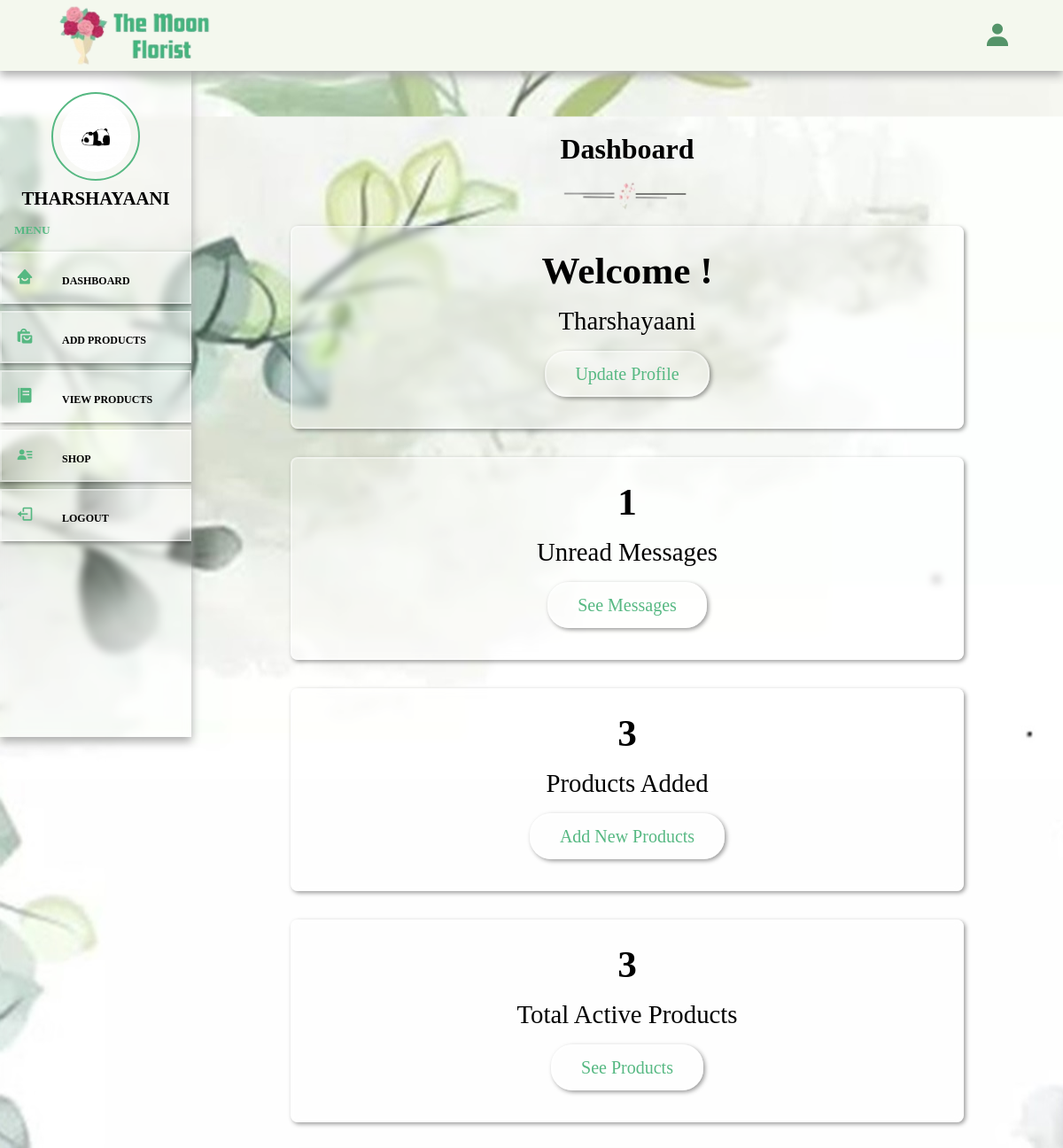
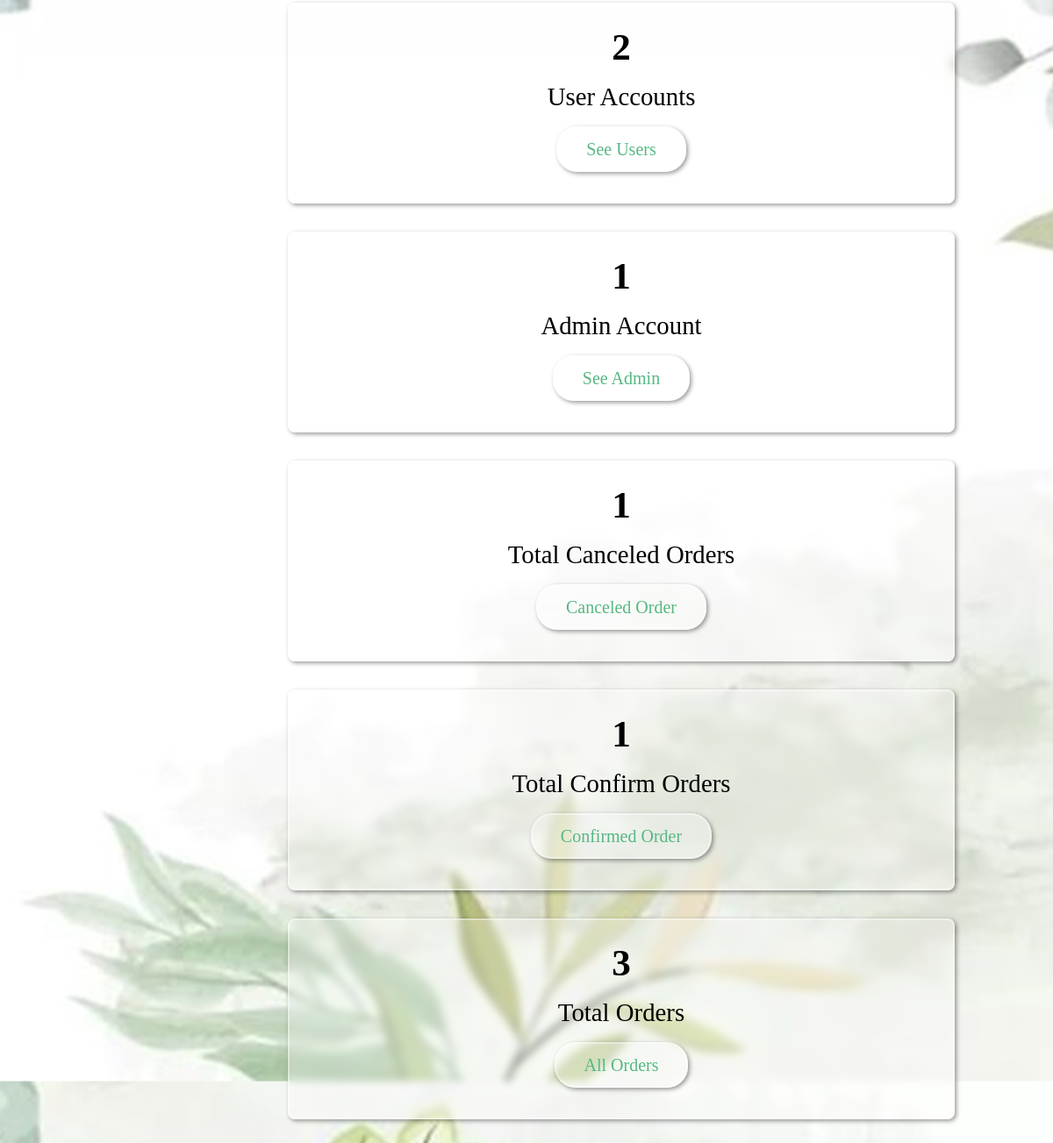
Screenshot of /dashboard.php (signed in) with the database file from the repository (2 pictures, top to bottom).
### tables this page shows
CREATE TABLE `sellers` (
  `id` int(20) NOT NULL,
  `name` varchar(50) NOT NULL,
  `email` varchar(150) NOT NULL,
  `password` varchar(50) NOT NULL,
  `image` varchar(100) NOT NULL
);

### dashboard.php (the view, shortened to what this page needs)
<?php
	include '../components/connect.php';
	if(isset($_COOKIE['seller_id'])){
      	$seller_id = $_COOKIE['seller_id'];
	   }else{
	      $seller_id = '';
	      header('location:login.php');
	   }
?>
<!DOCTYPE html>
<html lang="en">
<head>
   <link href='https://unpkg.com/boxicons@2.1.2/css/boxicons.min.css' rel='stylesheet'>
</head>
<body>
	<div class="main-container">
		<?php include '../components/admin_header.php'; ?>
		<section class="dashboard">
			<div class="heading">
				<h1>Dashboard</h1>
				<img src="../image/break.png" width="100">
			</div>
			<div class="box-container">
				<div class="box">
					<h3>Welcome !</h3>
					<p><?= $fetch_profile['name']; ?></p>
					<a href="update_admin.php" class="btn">update profile</a>
				</div>
				<div class="box">
					<?php
						$select_message = $conn->prepare("SELECT * FROM `message`");
						$select_message->execute();
						$number_of_msg = $select_message->rowCount();
					?>
					<h3><?= $number_of_msg; ?></h3>
					<p>unread messages</p>
					<a href="admin_message.php" class="btn">see messages</a>
				</div>
				<div class="box">
					<?php
						$select_post = $conn->prepare("SELECT * FROM `products` WHERE seller_id=?");
						$select_post->execute([$seller_id]);
						$number_of_post = $select_post->rowCount();
					?>
					<h3><?= $number_of_post; ?></h3>
					<p>products added</p>
					<a href="add_product.php" class="btn">add new products</a>
				</div>
				<div class="box">
					<?php
						$select_active_post = $conn->prepare("SELECT * FROM `products` WHERE seller_id=? AND status =?");
						$select_active_post->execute([$seller_id,'active']);
						$number_of_active_post = $select_active_post->rowCount();
					?>
					<h3><?= $number_of_active_post ?></h3>
					<p>total active products</p>
					<a href="active_posts.php" class="btn">see products</a>
				</div>
				<div class="box">
					<?php
						$select_users = $conn->prepare("SELECT * FROM `users`");
						$select_users->execute();
						$number_of_users = $select_users->rowCount();
					?>
					<h3><?= $number_of_users; ?></h3>
					<p>user accounts</p>
					<a href="user_accounts.php" class="btn">see users</a>
				</div>
				<div class="box">
					<?php
						$select_admin = $conn->prepare("SELECT * FROM `sellers`");
						$select_admin->execute();
						$number_of_admin = $select_admin->rowCount();
					?>
					<h3><?= $number_of_admin; ?></h3>
					<p>admin account</p>
					<a href="admin_accounts.php" class="btn">see admin</a>
				</div>
				<div class="box">
					<?php
						$select_canceled_order = $conn->prepare("SELECT * FROM `orders` WHERE seller_id = ? AND status=?");
						$select_canceled_order->execute([$seller_id,'canceled']);
						$total_canceled_order = $select_canceled_order->rowCount();
					?>
					<h3><?= $total_canceled_order; ?></h3>
					<p>total canceled orders</p>
					<a href="canceled_order.php" class="btn">canceled order</a>
				</div>
				<div class="box">
					<?php
						$select_confirm_order = $conn->prepare("SELECT * FROM `orders` WHERE seller_id=? AND status=?");
						$select_confirm_order->execute([$seller_id,'in progress']);
						$total_confirm_order = $select_confirm_order->rowCount();
					?>
					<h3><?= $total_confirm_order; ?></h3>
					<p>total confirm orders</p>
					<a href="confirmed_order.php" class="btn">confirmed order</a>
				</div>
				<div class="box">
					<?php
						$select_total_order = $conn->prepare("SELECT * FROM `orders` WHERE seller_id=?");
						$select_total_order->execute([$seller_id]);
						$total_total_order = $select_total_order->rowCount();
					?>
					<h3><?= $total_total_order; ?></h3>
					<p>total orders</p>
					<a href="admin_order.php" class="btn">all orders</a>
				</div>
			</div>
		</section>
	</div>
</body>
</html>

### admin_header.php (shortened to what this page needs)
<header>
	<div class="logo">
		<img src="../image/logo.png" width="200">
	</div>
	<div class="right">
		<div class="bx bxs-user" id="user-btn"></div>
	</div>
</header>
<div class="side-container">
	<div class="sidebar">
		<?php
			$select_profile = $conn->prepare("SELECT * FROM `sellers` WHERE id=?");
			$select_profile->execute([$seller_id]);
			if ($select_profile->rowCount() > 0) {
				$fetch_profile = $select_profile->fetch(PDO::FETCH_ASSOC);
		?>
		<div class="profile">
			<img src="../uploaded_files/<?= $fetch_profile['image']; ?>" class="logo-img" width="100">
			<p><?= $fetch_profile['name']; ?></p>
		</div>
		<?php } ?>
		<h5>menu</h5>
		<div class="navbar">
			<ul>
				<li><a href="dashboard.php"><i class="bx bxs-home-smile"></i>dashboard</a></li>
				<li><a href="add_product.php"><i class="bx bxs-shopping-bags"></i>add products</a></li>
				<li><a href="view_posts.php"><i class="bx bxs-food-menu"></i>view products</a></li>
				<li><a href="../shop.php"><i class="bx bxs-user-detail"></i>shop</a></li>
				<li><a href="../components/admin_logout.php" onclick="return confirm('logout from this website')"><i class="bx bx-log-out"></i>logout</a></li>
			</ul>
		</div>
	</div>
</div>

### rows the page displays
sellers: image (picture), name "THARSHAYAANI", name "Tharshayaani"

### other values shown
$number_of_msg "1"
$number_of_post "3"
$number_of_active_post "3"
$number_of_users "2"
$number_of_admin "1"
$total_canceled_order "1"
$total_confirm_order "1"
$total_total_order "3"
